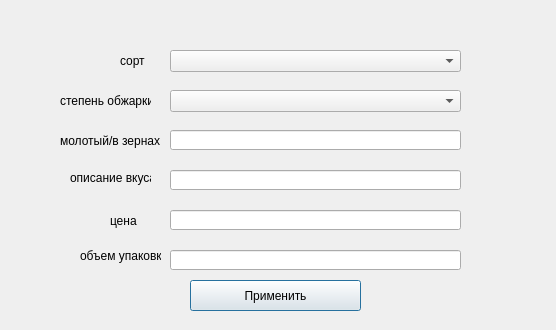
<?xml version="1.0" encoding="UTF-8"?>
<ui version="4.0">
 <class>Dialog</class>
 <widget class="QDialog" name="Dialog">
  <property name="geometry">
   <rect>
    <x>0</x>
    <y>0</y>
    <width>556</width>
    <height>330</height>
   </rect>
  </property>
  <property name="windowTitle">
   <string>Dialog</string>
  </property>
  <widget class="QLabel" name="label">
   <property name="geometry">
    <rect>
     <x>120</x>
     <y>50</y>
     <width>31</width>
     <height>21</height>
    </rect>
   </property>
   <property name="text">
    <string>сорт</string>
   </property>
  </widget>
  <widget class="QComboBox" name="variety">
   <property name="geometry">
    <rect>
     <x>170</x>
     <y>50</y>
     <width>291</width>
     <height>22</height>
    </rect>
   </property>
  </widget>
  <widget class="QLabel" name="label_2">
   <property name="geometry">
    <rect>
     <x>60</x>
     <y>90</y>
     <width>91</width>
     <height>21</height>
    </rect>
   </property>
   <property name="text">
    <string>степень обжарки</string>
   </property>
  </widget>
  <widget class="QComboBox" name="roast">
   <property name="geometry">
    <rect>
     <x>170</x>
     <y>90</y>
     <width>291</width>
     <height>22</height>
    </rect>
   </property>
  </widget>
  <widget class="QLabel" name="label_3">
   <property name="geometry">
    <rect>
     <x>60</x>
     <y>130</y>
     <width>101</width>
     <height>21</height>
    </rect>
   </property>
   <property name="text">
    <string>молотый/в зернах</string>
   </property>
  </widget>
  <widget class="QLabel" name="label_4">
   <property name="geometry">
    <rect>
     <x>70</x>
     <y>170</y>
     <width>81</width>
     <height>16</height>
    </rect>
   </property>
   <property name="text">
    <string>описание вкуса</string>
   </property>
  </widget>
  <widget class="QLabel" name="label_5">
   <property name="geometry">
    <rect>
     <x>110</x>
     <y>210</y>
     <width>31</width>
     <height>21</height>
    </rect>
   </property>
   <property name="text">
    <string>цена</string>
   </property>
  </widget>
  <widget class="QLabel" name="label_6">
   <property name="geometry">
    <rect>
     <x>80</x>
     <y>240</y>
     <width>81</width>
     <height>31</height>
    </rect>
   </property>
   <property name="text">
    <string>объем упаковки</string>
   </property>
  </widget>
  <widget class="QLineEdit" name="lineEdit">
   <property name="geometry">
    <rect>
     <x>170</x>
     <y>130</y>
     <width>291</width>
     <height>20</height>
    </rect>
   </property>
  </widget>
  <widget class="QLineEdit" name="taste">
   <property name="geometry">
    <rect>
     <x>170</x>
     <y>170</y>
     <width>291</width>
     <height>20</height>
    </rect>
   </property>
  </widget>
  <widget class="QLineEdit" name="price">
   <property name="geometry">
    <rect>
     <x>170</x>
     <y>210</y>
     <width>291</width>
     <height>20</height>
    </rect>
   </property>
  </widget>
  <widget class="QLineEdit" name="volume">
   <property name="geometry">
    <rect>
     <x>170</x>
     <y>250</y>
     <width>291</width>
     <height>20</height>
    </rect>
   </property>
  </widget>
  <widget class="QPushButton" name="pushButton">
   <property name="geometry">
    <rect>
     <x>190</x>
     <y>280</y>
     <width>171</width>
     <height>31</height>
    </rect>
   </property>
   <property name="text">
    <string>Применить</string>
   </property>
  </widget>
 </widget>
 <resources/>
 <connections/>
</ui>
